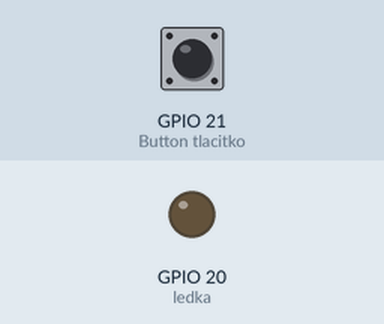
Recording of a program running on a simulated Raspberry Pi (BCM pin numbers). Parts: output pins drawn as LEDs (lit = HIGH). Inputs (shaded band) come from the test bench; at power-on: GPIO 21 (Button tlacitko) HIGH.

Above: at 1.2 s.
1.3 s: GPIO 21 (Button tlacitko) pulled LOW for 0.15 s
At 1.6 s:
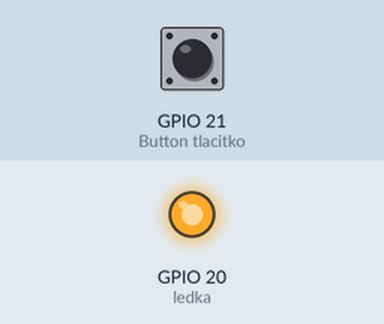
2.9 s: GPIO 21 (Button tlacitko) pulled LOW for 1 s
At 4.0 s:
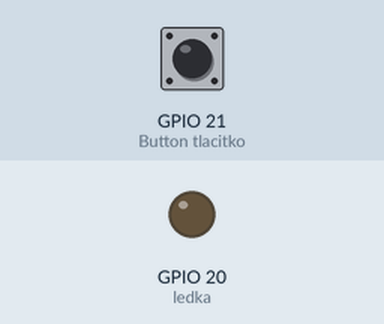
5.4 s: GPIO 21 (Button tlacitko) pulled LOW for 3.2 s
At 5.9 s:
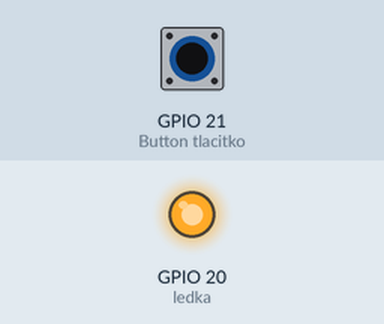
Timing chart, 0 to 8.4 s (numbered marks = the images above; inputs shaded):
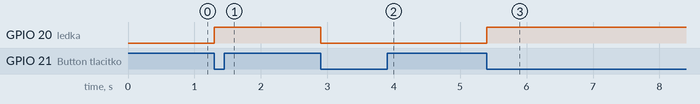

Measured:
- after the input at 1.3 s, GPIO 20 (ledka): LOW → HIGH at once
- after the input at 2.9 s, GPIO 20 (ledka): HIGH → LOW at once
- after the input at 5.4 s, GPIO 20 (ledka): LOW → HIGH at once

The program:

obvod_T_GPIO.py
```python
from gpiozero import Button, LED
from time import sleep


class RST:
    """
    Funguje stejně jako :class:`RS`, akorát mění stav pouze když je na C náběžná hrana.
    NENÍ ošetřen proti stavu, kdy na S i R je 1 a na C náběžná hrana.

    Ve stavu 1 (Q = 0) se drží, pokud je na S 0 a jakmile R = 0 a S = 1 přepne se se do stavu 2 (Q = 1).
    Ze stavu 2 se dostane, pokud R = 1 a S = 0.
    """

    def __init__(self):
        self.Q = 0
        self.nQ = 1
        self.C_last = 0

    def runRST(self, S: int, R: int, C: int) -> list:
        """
        :param S: Pokud je 1, přepne se z S1 do S2, pokud je 0 tak opačně
        :param R: Pokud je 0, přepne se z S1 do S2, pokud je 1 tak opačně
        :param C: Přepne stav jen když je zde náběžná hrana
        :return: Vrací Q a nQ v listu
        """
        V = not self.C_last and C
        # V = self.C_last and not C
        self.nQ = not (not (self.nQ and not (S and V)) and not (R and V))
        self.Q = not (not (self.Q and not (R and V)) and not (S and V))
        self.C_last = C
        return [self.Q, self.nQ]

    def runRSTr(self, S: int, R: int, C: int, Reset: int) -> list:
        """RST, které je napsáno tak, aby fungovalo s T.runTr

        :func:`~DCBLP.RST.runRST`
        """
        V = (not self.C_last and C) or not Reset
        # V=(self.C_last and not C) or not Reset
        self.nQ = not (not (self.nQ and not (S and V)) and not (R and V))
        self.Q = not (not (self.Q and not (R and V)) and not (S and V))
        self.C_last = C
        return [self.Q, self.nQ]


class D(RST):
    """
    Uloží do Q hodnotu D vždy když je náběžná hrana.
    Pokud na C náběžná hrana není, vrátí hodnotu Q.
    """

    def runD(self, D: int, C: int) -> list:
        """
        :param D: Hodnota kterou uložit
        :param C: Při náběžné hraně uloží D
        :return: Vrací Q a nQ v listu
        """
        self.Q, self.nQ = self.runRST(D, not D, C)
        return [self.Q, self.nQ]

    def runDr(self, D: int, C: int, Reset: int) -> list:
        """Obvod D napsaný tak, aby fungoval s T.runTr"""
        self.Q, self.nQ = self.runRSTr(D, not D, C, Reset)
        return [self.Q, self.nQ]


class T(D):
    """
    Obvod přepne stav vždy, když je na C náběžná hrana.
    Pokud na C náběžná hrana není, vrátí hodnotu Q.
    """

    def runT(self, C: int) -> list:
        """
        :param C: Vždy když je zde náběžná hrana, tak se hodnota Q přepne
        :return: Vrací Q i nQ v listu
        """
        self.Q, self.nQ = self.runD(self.nQ, C)
        return [self.Q, self.nQ]

    def runTr(self, C: int, Reset: int) -> list:
        """
        Zde aby obvod změnil stav, musí být Reset na 1

        :param C: Když je zde náběžná hrana a Reset je 0, tak se hodnota Q přepne
        :param Reset: Ovládá obvod. Když je 0 obvod se nikdy nepřepne
        :return: Vrací Q i nQ v listu
        """
        self.Q, self.nQ = self.runDr(self.nQ and T, C, Reset)
        return [self.Q, self.nQ]


def main():
    tlacitko = Button(21)
    ledka = LED(20)
    a = T()
    while True:
        c = tlacitko.value
        ledka.value = a.runT(c)[0]
        sleep(.001)  # například 0.05 sekundy


if __name__ == '__main__':
    main()
```
